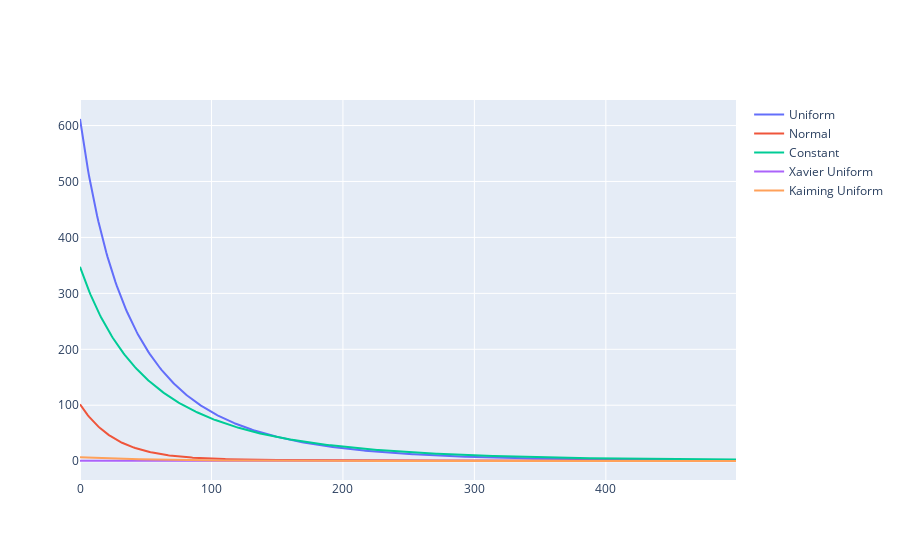

Notebook code for this chart:
### Code cell
criterion = nn.MSELoss()
learning_rate = 0.0001
epochs = 500

initialization_methods = [nn.init.uniform_, nn.init.normal_, lambda w: nn.init.constant_(w, val = 0.5), nn.init.xavier_uniform_, nn.init.kaiming_uniform_]
method_names = ['Uniform', 'Normal', 'Constant', 'Xavier Uniform', 'Kaiming Uniform']
colors = ['r', 'g', 'b', 'c', 'm']

mse_values = [[], [], [], [], []]
for i, init_method in enumerate(initialization_methods):
    model = InitializedNet(1, 100, 1, init_f=init_method)
    optimizer = optim.SGD(model.parameters(), lr=learning_rate)

    for epoch in range(epochs):
        output = model(X)
        loss = criterion(output, y)
        optimizer.zero_grad()
        loss.backward()
        optimizer.step()
        mse_values[i].append(loss.item())

fig = go.Figure([
        go.Scatter(name = 'Uniform', x = torch.arange(epochs), y = mse_values[0]),
        go.Scatter(name = 'Normal', x = torch.arange(epochs), y = mse_values[1]),
        go.Scatter(name = 'Constant', x = torch.arange(epochs), y = mse_values[2]),
        go.Scatter(name = 'Xavier Uniform', x = torch.arange(epochs), y = mse_values[3]),
        go.Scatter(name = 'Kaiming Uniform', x = torch.arange(epochs), y = mse_values[4]),])

fig.show()

### Figure 1 — Plotly figure (JSON) as saved in the notebook; plotly's stock layout.template omitted (floating-point values rounded to 4 significant figures; data arrays with more than 128 entries replaced by an {"elided": "..."} marker saying what was removed)
{"data": [{"name": "Uniform", "type": "scatter", "x": {"elided": "500 int values"}, "y": {"elided": "500 float values"}}, {"name": "Normal", "type": "scatter", "x": {"elided": "500 int values"}, "y": {"elided": "500 float values"}}, {"name": "Constant", "type": "scatter", "x": {"elided": "500 int values"}, "y": {"elided": "500 float values"}}, {"name": "Xavier Uniform", "type": "scatter", "x": {"elided": "500 int values"}, "y": {"elided": "500 float values"}}, {"name": "Kaiming Uniform", "type": "scatter", "x": {"elided": "500 int values"}, "y": {"elided": "500 float values"}}], "layout": {}}
